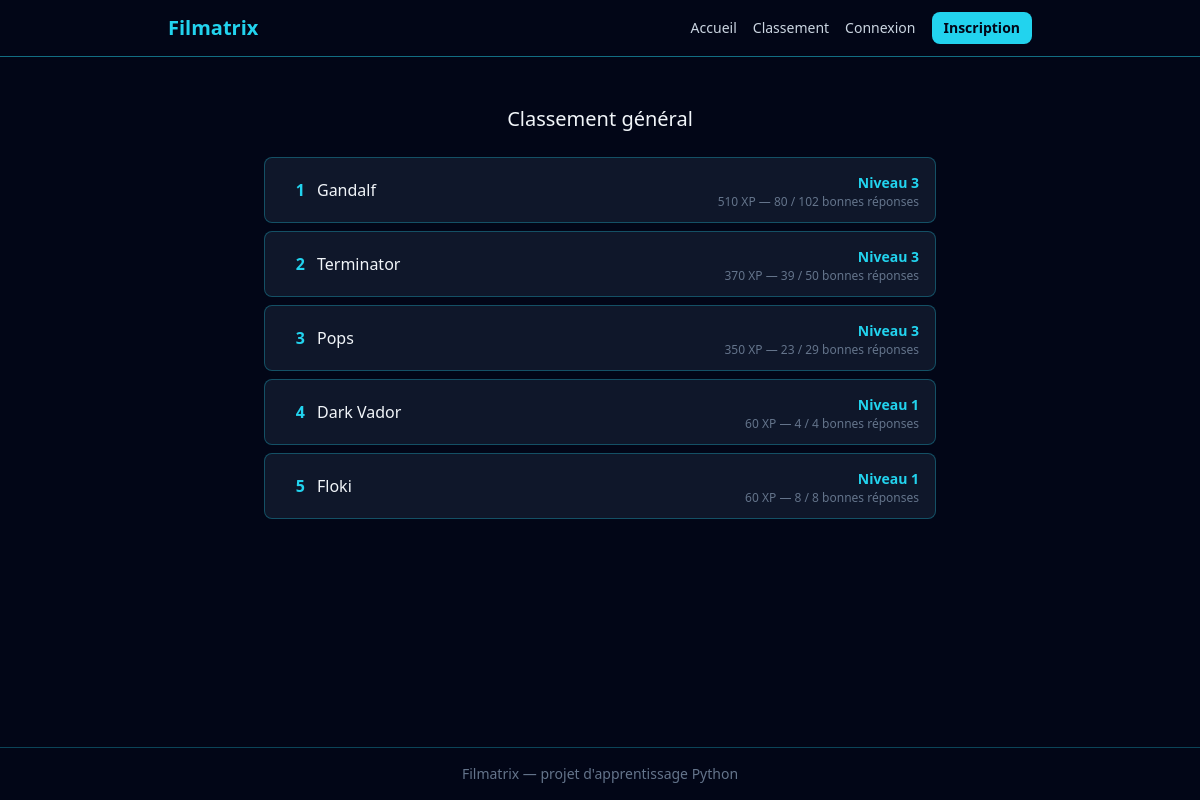
Page /classement on the committed database.
### src/models.py (models this page shows, shortened)
class User(db.Model, UserMixin):
    __tablename__ = "users"
    id = db.Column(db.Integer, primary_key=True)
    username = db.Column(db.String(50), unique=True, nullable=False)
    email = db.Column(db.String(120), unique=True, nullable=False)
    password_hash = db.Column(db.String(255), nullable=False)
    total_xp = db.Column(db.Integer, nullable=False, default=0)
    coins = db.Column(db.Integer, nullable=False, default=0)
    equipped_title = db.Column(db.String(50), nullable=True)
    is_admin = db.Column(db.Boolean, nullable=False, default=False)

### app.py (the view)
    @app.route("/classement")
    def leaderboard() -> str:
        results = (
                db.session.query(
                        User.username,
                        User.total_xp,
                        func.count(Attempt.id).label("total"),
                        func.sum(db.case((Attempt.is_correct, 1), else_=0)).label("correct"),
                    )
                    .join(Attempt, Attempt.user_id == User.id)
                    .group_by(User.id)
                    .order_by(User.total_xp.desc())
                    .all()
            )
        leaderboard_entries = []
        for result in results:
            level_info = calculate_level(result.total_xp)
            leaderboard_entries.append(
                {
                    "username": result.username,
                    "total_xp": result.total_xp,
                    "level": level_info["level"],
                    "total": result.total,
                    "correct": result.correct,
                }
            )
        return render_template("classement.html", results=leaderboard_entries)

### app.py (called while the page is built)
def calculate_level(total_xp: int) -> dict:
        level = 1
        xp_for_next_level = 100
        xp_already_spent = 0
        while total_xp - xp_already_spent >= xp_for_next_level:
            xp_already_spent += xp_for_next_level
            level += 1
            xp_for_next_level = 100 * level
        xp_in_current_level = total_xp - xp_already_spent
        return {
            "level": level,
            "xp_in_current_level": xp_in_current_level,
            "xp_for_next_level": xp_for_next_level,
            }

### templates/classement.html
{% extends "base.html" %}
{% block content %}
<div class="max-w-2xl mx-auto mt-8">
    <h2 class="text-xl mb-6 text-center">Classement général</h2>
    {% if results %}
    <div class="flex flex-col gap-2">
        {% for result in results %}
        <div class="flex items-center justify-between bg-slate-900 border border-cyan-400/30 rounded-lg px-4 py-3">
            <div class="flex items-center gap-3">
                <span class="text-cyan-400 font-bold w-6 text-right">{{ loop.index }}</span>
                <span>{{ result.username }}</span>
            </div>
            <div class="text-right">
                <span class="text-cyan-400 font-bold text-sm">Niveau {{ result.level }}</span>
                    <p class="text-slate-500 text-xs">{{ result.total_xp }} XP — {{ result.correct }} / {{ result.total }} bonnes réponses</p>
            </div>
        </div>
        {% endfor %}
    </div>
    {% else %}
    <p class="text-slate-500 text-center">Aucune partie jouée pour le moment.</p>
    {% endif %}
</div>
{% endblock %}

### templates/base.html (shortened to what this page needs)
<!DOCTYPE html>
<html lang="fr">
<head>
    <link rel="stylesheet" href="{{ url_for('static', filename='css/output.css') }}">
</head>
<body class="bg-slate-950 text-slate-100 min-h-screen flex flex-col">
    <header class="border-b border-cyan-400/50">
    <nav class="max-w-4xl mx-auto px-4 py-3">
        <div class="flex items-center justify-between">
            <a href="{{ url_for('home') }}" class="text-xl font-bold text-cyan-400">
                Filmatrix
            </a>
            <div class="flex items-center gap-4">
                <div class="hidden md:flex items-center gap-4 text-sm">
                    <a href="{{ url_for('home') }}" class="text-slate-300 hover:text-cyan-400 transition">Accueil</a>
                    <a href="{{ url_for('leaderboard') }}" class="text-slate-300 hover:text-cyan-400 transition">Classement</a>
                    {% if current_user.is_authenticated %}
                        <a href="{{ url_for('profile') }}" class="text-slate-300 hover:text-cyan-400 transition">Mon profil</a>
                        <a href="{{ url_for('shop') }}" class="text-slate-300 hover:text-cyan-400 transition">Boutique</a>
                        {% if current_user.is_admin %}
                            <a href="{{ url_for('admin_questions_list') }}" class="text-amber-400 hover:text-amber-300 transition">Admin</a>
                        {% endif %}
                        <a href="{{ url_for('logout') }}" class="text-slate-300 hover:text-cyan-400 transition">Déconnexion</a>
                    {% else %}
                        <a href="{{ url_for('login') }}" class="text-slate-300 hover:text-cyan-400 transition">Connexion</a>
                        <a href="{{ url_for('register') }}" class="bg-cyan-400 hover:bg-cyan-300 text-slate-950 font-bold px-3 py-1.5 rounded-lg transition">Inscription</a>
                    {% endif %}
                </div>
            </div>
        </div>
    </nav>
</header>
    <main class="flex-1 p-4">
        {% block content %}{% endblock %}
    </main>
    <footer class="border-t border-cyan-400/30 text-center text-slate-500 text-sm py-4">
        Filmatrix — projet d'apprentissage Python
    </footer>
</body>
</html>

### rows in the picture
User: username "Gandalf", level "3", total_xp "510", correct "80", total "102"
User: username "Terminator", level "3", total_xp "370", correct "39", total "50"
User: username "Pops", level "3", total_xp "350", correct "23", total "29"
User: username "Dark Vador", level "1", total_xp "60", correct "4", total "4"
User: username "Floki", level "1", total_xp "60", correct "8", total "8"
